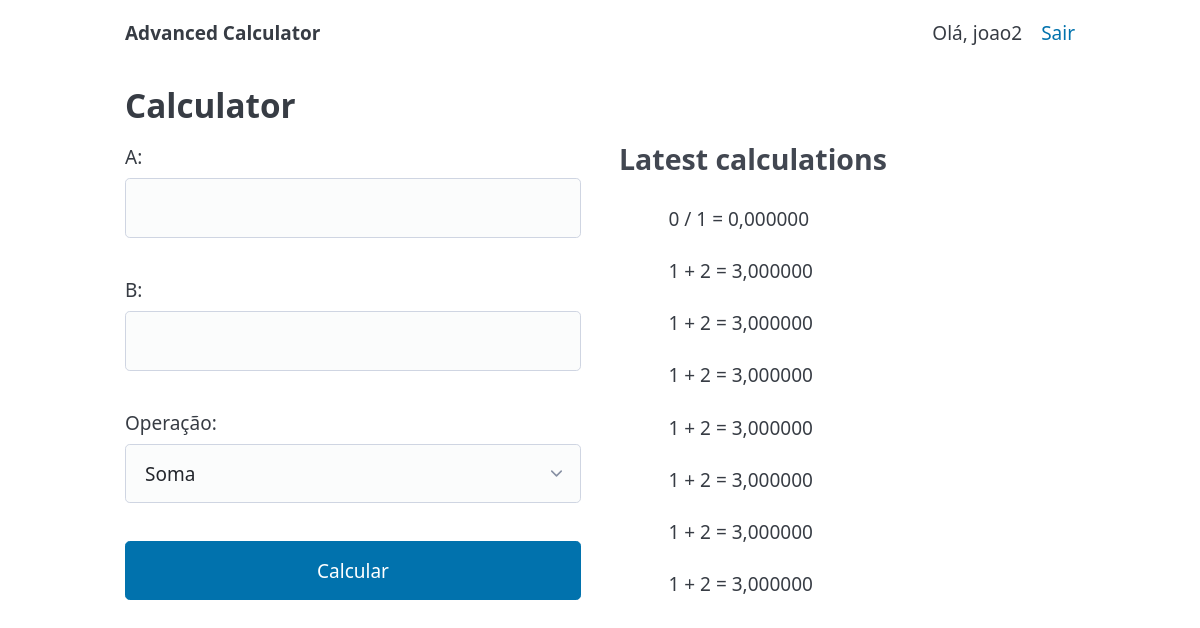
Screenshot of / (signed in) with the database file from the repository.
### calculator/models.py (models this page shows, shortened)
class Operation(models.Model):
    class OperationType(models.TextChoices):
        ADD = 'ADD', 'Soma'
        SUB = 'SUB', 'Subtração'
        MUL = 'MUL', 'Multiplicação'
        DIV = 'DIV', 'Divisão'
    user = models.ForeignKey(settings.AUTH_USER_MODEL, on_delete=models.CASCADE, related_name='operations')
    op_type = models.CharField(max_length=3, choices=OperationType.choices)
    a = models.DecimalField(max_digits=20, decimal_places=6)
    b = models.DecimalField(max_digits=20, decimal_places=6)
    expression = models.CharField(max_length=255)
    result = models.DecimalField(max_digits=20, decimal_places=6)
    created_at = models.DateTimeField(auto_now_add=True)
    class Meta:
        ordering = ['-created_at']

### calculator/views.py (the view, shortened to what this page needs)
# urls.py: urlpatterns = [path('', views.index, name='index')]
@login_required
def index(request):
    form = OperationForm(request.POST or None)
    result = None
    latest_ops = Operation.objects.filter(user=request.user)[:10]
    return render(request, 'calculator/index.html', {'form': form, 'latest_ops': latest_ops})

### calculator/forms.py
class OperationForm(forms.Form):
    a = forms.DecimalField(label='A', required=True)
    b = forms.DecimalField(label='B', required=True)
    op_type = forms.ChoiceField(label='Operação', choices=Operation.OperationType.choices)

### templates/calculator/index.html (shortened to what this page needs)
{% extends "base.html" %}
{% block content %}
<h2>Calculator</h2>
<div style="display:flex; gap:2rem; align-items:flex-start; flex-wrap: wrap;">
  <section style="flex:1 1 320px;">
    <form method="post" novalidate>
      {{ form.as_p }}
      <button type="submit">Calcular</button>
    </form>
  </section>
  <aside style="flex:1 1 320px;">
    <h3>Latest calculations</h3>
    <ul>
      {% for op in latest_ops %}
        <li> {{ op.expression }} = {{ op.result }}</li>
      {% empty %}
        <li>Nenhuma operação ainda.</li>
      {% endfor %}
    </ul>
  </aside>
</div>
{% endblock %}

### templates/base.html (shortened to what this page needs)
<!doctype html>
<html lang="pt-br">
<head>
  <link rel="stylesheet" href="https://cdn.jsdelivr.net/npm/@picocss/pico@2/css/pico.min.css">
</head>
<body>
  <nav class="container">
    <ul><li><strong>Advanced Calculator</strong></li></ul>
    <ul>
      {% if user.is_authenticated %}
        <li>Olá, {{ user.username }}</li>
        <li><a href="{% url 'logout' %}">Sair</a></li>
      {% else %}
        <li><a href="{% url 'login' %}">Entrar</a></li>
      {% endif %}
    </ul>
  </nav>
  <main class="container">
    {% block content %}{% endblock %}
  </main>
</body>
</html>

### rows the page displays
Operation: expression "0 / 1", result "0,000000"
Operation: expression "1 + 2", result "3,000000"
Operation: expression "1 + 2", result "3,000000"
Operation: expression "1 + 2", result "3,000000"
Operation: expression "1 + 2", result "3,000000"
Operation: expression "1 + 2", result "3,000000"
Operation: expression "1 + 2", result "3,000000"
Operation: expression "1 + 2", result "3,000000"

### other values shown
{{ user.username }} "joao2"
